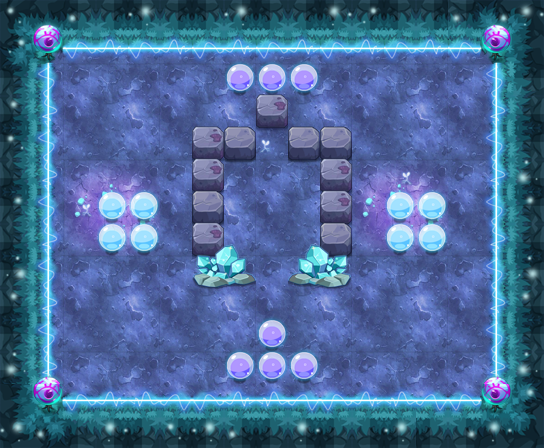

This game map was drawn from its Tiled (.tmx) file and the tilesets committed beside it. A one-line description and the trimmed map source follow:
An orthogonal 17x14 tile map with 32x32 px tiles, 16 tile layers (PASS, 块层 2, 块层 15, 块层 13, ...) and 19 objects (10x TRAP, 4x zmwl3, 4x BOMB, PLAYER).

<map version="1.0" orientation="orthogonal" width="17" height="14" tilewidth="32" tileheight="32">
 <properties>
  <property name="DESTRY1" value="27" />
  <property name="DESTRY2" value="39" />
  <property name="DESTRY_COUNT" value="2" />
  <property name="EXP" value="1415" />
  <property name="ITEM" value="D056" />
  <property name="LOSE_SCRIPT" value="" />
  <property name="MONEY" value="2123" />
  <property name="START_SCRIPT" value="" />
  <property name="WIN_SCRIPT" value="" />
 </properties>
 <tileset firstgid="1" name="ysmg" tilewidth="32" tileheight="32">
  <image source="ysmg.png" width="480" height="535" />
 </tileset>
 <layer name="PASS" width="17" height="14">
  <data>[238 cells, 138 non-empty, 10 distinct tile ids]</data>
 </layer>
 <layer name="块层 2" width="17" height="14">
  <data>[238 cells, 238 non-empty, 26 distinct tile ids]</data>
 </layer>
 <layer name="块层 15" width="17" height="14">
  <data>[238 cells, 39 non-empty, 5 distinct tile ids]</data>
 </layer>
 <layer name="块层 13" width="17" height="14">
  <data>[238 cells, 52 non-empty, 6 distinct tile ids]</data>
 </layer>
 <layer name="块层 3" width="17" height="14">
  <data>[238 cells, 19 non-empty, 5 distinct tile ids]</data>
 </layer>
 <layer name="块层 6" width="17" height="14">
  <data>[238 cells, 30 non-empty, 6 distinct tile ids]</data>
 </layer>
 <layer name="SHELTER 11" width="17" height="14">
  <data>[238 cells, 2 non-empty, 1 distinct tile ids]</data>
 </layer>
 <layer name="SHELTER 10" width="17" height="14">
  <data>[238 cells, 3 non-empty, 1 distinct tile ids]</data>
 </layer>
 <layer name="SHELTER 9" width="17" height="14">
  <data>[238 cells, 1 non-empty, 1 distinct tile ids]</data>
 </layer>
 <layer name="SHELTER 7" width="17" height="14">
  <data>[238 cells, 4 non-empty, 2 distinct tile ids]</data>
 </layer>
 <layer name="SHELTER 6" width="17" height="14">
  <data>[238 cells, 6 non-empty, 3 distinct tile ids]</data>
 </layer>
 <layer name="SHELTER 5" width="17" height="14">
  <data>[238 cells, 6 non-empty, 3 distinct tile ids]</data>
 </layer>
 <layer name="SHELTER 4" width="17" height="14">
  <data>[238 cells, 2 non-empty, 1 distinct tile ids]</data>
 </layer>
 <layer name="SHELTER 3" width="17" height="14">
  <data>[238 cells, 4 non-empty, 2 distinct tile ids]</data>
 </layer>
 <layer name="SHELTER 2" width="17" height="14">
  <data>[238 cells, 1 non-empty, 1 distinct tile ids]</data>
 </layer>
 <layer name="SHELTER 1" width="17" height="14">
  <data>[238 cells, 3 non-empty, 1 distinct tile ids]</data>
 </layer>
 <objectgroup name="对象层 1" width="17" height="14">
  <object name="PLAYER" type="PLAYER" x="256" y="192" width="32" height="32" />
  <object name="zmwl3" x="96" y="320" width="32" height="32">
   <properties>
    <property name="lua_ai" value="monster_zmwl_ai" />
    <property name="quality" value="zmwl3.quality" />
   </properties>
  </object>
  <object name="senser1" type="TRAP" x="224" y="160" width="32" height="32">
   <properties>
    <property name="trap_floor" value="true" />
    <property name="trap_script" value="trap_onTNTSenser(&quot;tnt1&quot;);" />
    <property name="trap_start_mode" value="0" />
   </properties>
  </object>
  <object name="triger1" type="TRAP" x="224" y="160" width="32" height="32">
   <properties>
    <property name="trap_ani" value="tnt_triger.actor" />
    <property name="trap_floor" value="true" />
    <property name="trap_script" value="trap_onTNTBombTrap(&quot;triger1&quot;,&quot;tnt1&quot;);" />
    <property name="trap_start_mode" value="3" />
    <property name="trap_state" value="open" />
   </properties>
  </object>
  <object name="tnt1" type="BOMB" x="96" y="128" width="32" height="32">
   <properties>
    <property name="bomb_ani" value="tnt_bomb.bomb" />
    <property name="bomb_damage" value="9999" />
    <property name="bomb_power" value="1" />
   </properties>
  </object>
  <object name="senser2" type="TRAP" x="288" y="160" width="32" height="32">
   <properties>
    <property name="trap_floor" value="true" />
    <property name="trap_script" value="trap_onTNTSenser(&quot;tnt2&quot;);" />
    <property name="trap_start_mode" value="0" />
   </properties>
  </object>
  <object name="triger2" type="TRAP" x="288" y="160" width="32" height="32">
   <properties>
    <property name="trap_ani" value="tnt_triger.actor" />
    <property name="trap_floor" value="true" />
    <property name="trap_script" value="trap_onTNTBombTrap(&quot;triger2&quot;,&quot;tnt2&quot;);" />
    <property name="trap_start_mode" value="3" />
    <property name="trap_state" value="open" />
   </properties>
  </object>
  <object name="tnt2" type="BOMB" x="416" y="128" width="32" height="32">
   <properties>
    <property name="bomb_ani" value="tnt_bomb.bomb" />
    <property name="bomb_damage" value="9999" />
    <property name="bomb_power" value="1" />
   </properties>
  </object>
  <object name="senser3" type="TRAP" x="224" y="224" width="32" height="32">
   <properties>
    <property name="trap_floor" value="true" />
    <property name="trap_script" value="trap_onTNTSenser(&quot;tnt3&quot;);" />
    <property name="trap_start_mode" value="0" />
   </properties>
  </object>
  <object name="triger3" type="TRAP" x="224" y="224" width="32" height="32">
   <properties>
    <property name="trap_ani" value="tnt_triger.actor" />
    <property name="trap_floor" value="true" />
    <property name="trap_script" value="trap_onTNTBombTrap(&quot;triger3&quot;,&quot;tnt3&quot;);" />
    <property name="trap_start_mode" value="3" />
    <property name="trap_state" value="open" />
   </properties>
  </object>
  <object name="tnt3" type="BOMB" x="96" y="288" width="32" height="32">
   <properties>
    <property name="bomb_ani" value="tnt_bomb.bomb" />
    <property name="bomb_damage" value="9999" />
    <property name="bomb_power" value="1" />
   </properties>
  </object>
  <object name="triger4" type="TRAP" x="288" y="224" width="32" height="32">
   <properties>
    <property name="trap_ani" value="tnt_triger.actor" />
    <property name="trap_floor" value="true" />
    <property name="trap_script" value="trap_onTNTBombTrap(&quot;triger4&quot;,&quot;tnt4&quot;);" />
    <property name="trap_start_mode" value="3" />
    <property name="trap_state" value="open" />
   </properties>
  </object>
  <object name="senser4" type="TRAP" x="288" y="224" width="32" height="32">
   <properties>
    <property name="trap_floor" value="true" />
    <property name="trap_script" value="trap_onTNTSenser(&quot;tnt4&quot;);" />
    <property name="trap_start_mode" value="0" />
   </properties>
  </object>
  <object name="tnt4" type="BOMB" x="416" y="288" width="32" height="32">
   <properties>
    <property name="bomb_ani" value="tnt_bomb.bomb" />
    <property name="bomb_damage" value="9999" />
    <property name="bomb_power" value="1" />
   </properties>
  </object>
  <object name="block_control1" type="TRAP" x="256" y="128" width="32" height="32">
   <properties>
    <property name="trap_ani" value="switch.actor" />
    <property name="trap_floor" value="true" />
    <property name="trap_id" value="0" />
    <property name="trap_script" value="trap(&quot;block_control1&quot;):setOpened(false);trap(&quot;block1&quot;):setOpened(false)" />
    <property name="trap_sound_id" value="2" />
    <property name="trap_start_mode" value="0" />
    <property name="trap_state" value="open" />
   </properties>
  </object>
  <object name="block1" type="TRAP" x="256" y="256" width="32" height="32">
   <properties>
    <property name="trap_ani" value="blok1.actor" />
    <property name="trap_blok" value="true" />
    <property name="trap_id" value="0" />
   </properties>
  </object>
  </objectgroup>
</map>
<!-- 3 of 19 objects omitted -->
